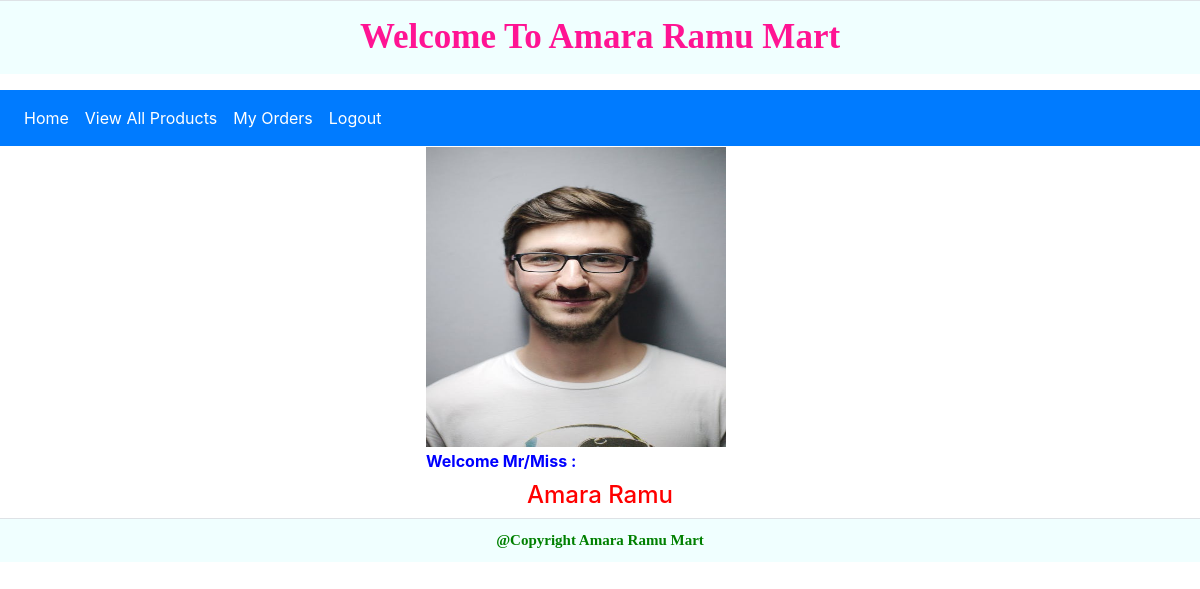
Page /customer_home/ (signed in) on the committed database.
### app18/models.py (models this page shows)
class CustomerModel(models.Model):
    cid = models.AutoField(primary_key=True)
    cname = models.CharField(max_length=100)
    contact = models.IntegerField(unique=True)
    address = models.TextField()
    password = models.CharField(max_length=50)
    photo = models.ImageField(upload_to="customer_images/")

### app18/views.py (the view)
# urls.py: path('customer_home/',views.customerHome, name = 'customer_home'),
def customerHome(request):
    return render(request,'customer_home.html',{'data3':CustomerModel.objects.get(cid=request.session.get('user'))})

### templates/customer_home.html
{% extends 'common.html' %}
{% block menu %}
    {% include 'customer_menu.html' %}
{% endblock %}
{% block main_body %}
    <table align="center" border="0" width="350">
    <tr>
        <th>
            <img src="{{ data3.photo.url }}" width="300" height="300">
        </th>
    </tr>
    <tr>
        <th>
            <label style="color: blue"> Welcome Mr/Miss :</label>
            <h4 style="color: red;text-align: center">{{ data3.cname }}</h4>
        </th>
    </tr>
    </table>
{% endblock %}

### rows in the picture
CustomerModel: photo (picture), cname "Amara Ramu"
